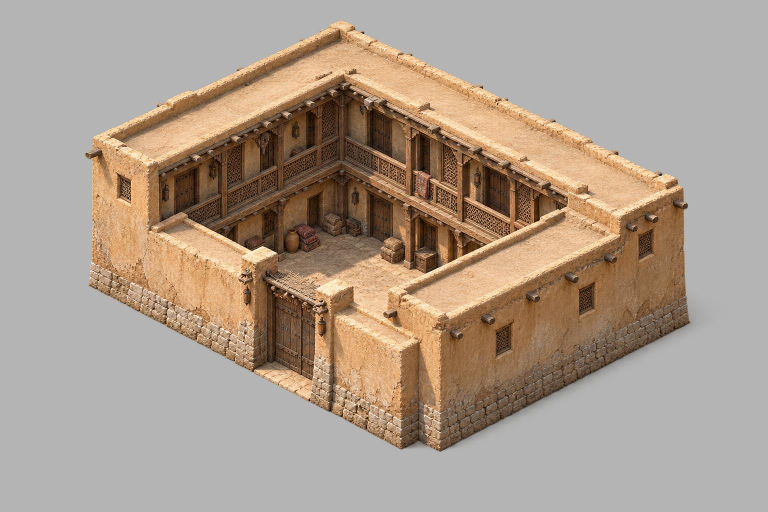
#> input picture assets/default/building-map/xiyu/sources/round2/inn_qa1.jpg, 1536 x 1024 px, given in place of inn_qa1.jpg.jpeg, which was not available (shown at 1/2 size)
$ python fqa.py ../../../../assets/default/building-map/xiyu/sources/round2/inn_qa1.jpg
#> lines starting #> are read from the running program, lines starting #| are printed output that depends on the picture; pictures that were not available may be replaced by others from this repository, and a replacement may not be noted
#!/usr/bin/env python3
"""Item QA sheet: python3 fqa.py <id...> -> $GEM_QA_DIR/food_sheet.jpg（读 ~/Downloads/gemini__<id>.jpeg），打印背景偏差与贴边检测。"""
import sys, os
import numpy as np
from PIL import Image
S = os.environ.get('GEM_QA_DIR', '.agents/coord/gemini_qa')  # 输出目录
os.makedirs(S, exist_ok=True)
T = np.array([230, 225, 216.0])
ids = sys.argv[1:]
W = 400
cols = min(3, len(ids)); rows = (len(ids) + cols - 1) // cols
s = Image.new('RGB', (W * cols, W * rows), (255, 255, 255))
#> s: PIL image 400x400 RGB; every value is 255
for i, x in enumerate(ids):
    im = Image.open(os.path.expanduser(f'~/Downloads/gemini__{x}.jpeg')).convert('RGB')
#> im is the input picture: PIL image 1536x1024 RGB; mean R, G, B 171.4, 155.4, 140.8
    a = np.asarray(im, dtype=np.float32); h, w = a.shape[:2]; m = int(min(h, w) * 0.03)
#> after `h, w = a.shape[:2]`: h = 1024; w = 1536
#> after `m = int(min(h, w) * 0.03)`: m = 30
    ring = np.concatenate([a[:m].reshape(-1, 3), a[-m:].reshape(-1, 3), a[:, :m].reshape(-1, 3), a[:, -m:].reshape(-1, 3)])
    med = np.median(ring, axis=0)
#> med = [180, 180, 180]
    # background uniformity: fraction of pixels in outer 15% band deviating > 25 from bg median
    b = int(min(h, w) * 0.15)
#> b = 153
    band = np.concatenate([a[:b].reshape(-1, 3), a[-b:].reshape(-1, 3), a[:, :b].reshape(-1, 3), a[:, -b:].reshape(-1, 3)])
    off = float((np.abs(band - med).max(axis=1) > 25).mean())
#> off = 0.0375
    e = int(min(h, w) * 0.006) + 2
#> e = 8
    edges = {k: float((np.abs(v - med).max(axis=2) > 30).mean()) for k, v in (('L', a[:, :e]), ('R', a[:, -e:]), ('T', a[:e]), ('B', a[-e:]))}
#> edges = {'L': 0, 'R': 0, 'T': 0, 'B': 0}
    touch = [k for k, v in edges.items() if v > 0.01]
#> touch = []
    print(f'{x} {im.size} bg={med.astype(int).tolist()} dev={np.abs(med - T).max():.0f} band_off={off:.3f}' + (f'  EDGE-TOUCH {touch}' if touch else ''))
#| ../../../../assets/default/building-map/xiyu/sources/round2/inn_qa1.jpg (1536, 1024) bg=[180, 180, 180] dev=50 band_off=0.037
    s.paste(im.resize((W, W)), ((i % cols) * W, (i // cols) * W))
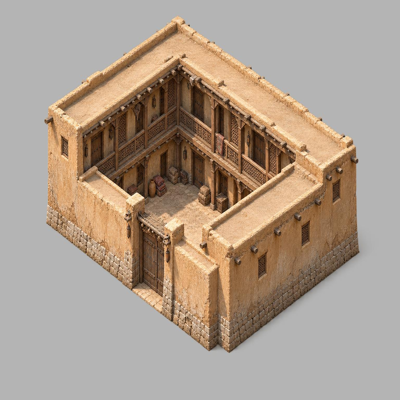
#> s: PIL image 400x400 RGB; mean R, G, B 171.4, 155.4, 140.8
s.save(S + '/food_sheet.jpg', quality=88)

$ run again, on assets/default/building-map/xiyu/sources/round2/restaurant_qa2.jpg
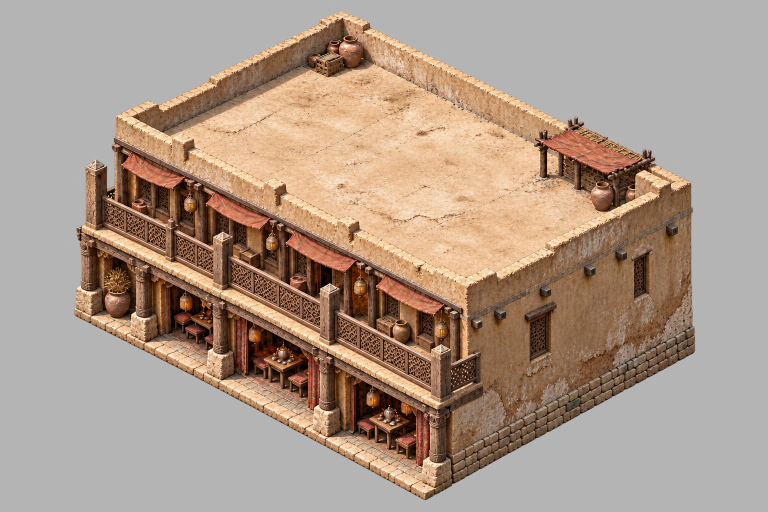
#> input picture assets/default/building-map/xiyu/sources/round2/restaurant_qa2.jpg, 1536 x 1024 px, given in place of restaurant_qa2.jpg.jpeg, which was not available (shown at 1/2 size)
#> im is the input picture: PIL image 1536x1024 RGB; mean R, G, B 172.2, 152.5, 137.4
#> med = [180, 180, 180]
#> off = 0.0836
#> edges = {'L': 0, 'R': 0, 'T': 0, 'B': 0}
#> touch = []
#| ../../../../assets/default/building-map/xiyu/sources/round2/restaurant_qa2.jpg (1536, 1024) bg=[180, 180, 180] dev=50 band_off=0.084
#> `s.paste(im.resize((W, W)), ((i % cols) * W, (i // cols) * W))`:
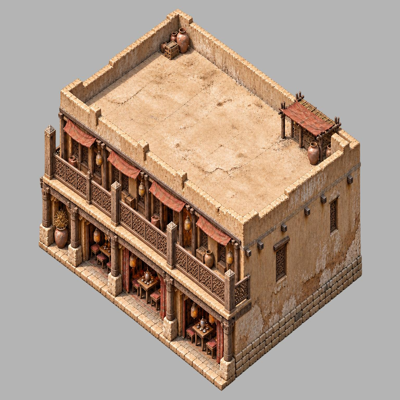
#> s: PIL image 400x400 RGB; mean R, G, B 172.2, 152.5, 137.4
